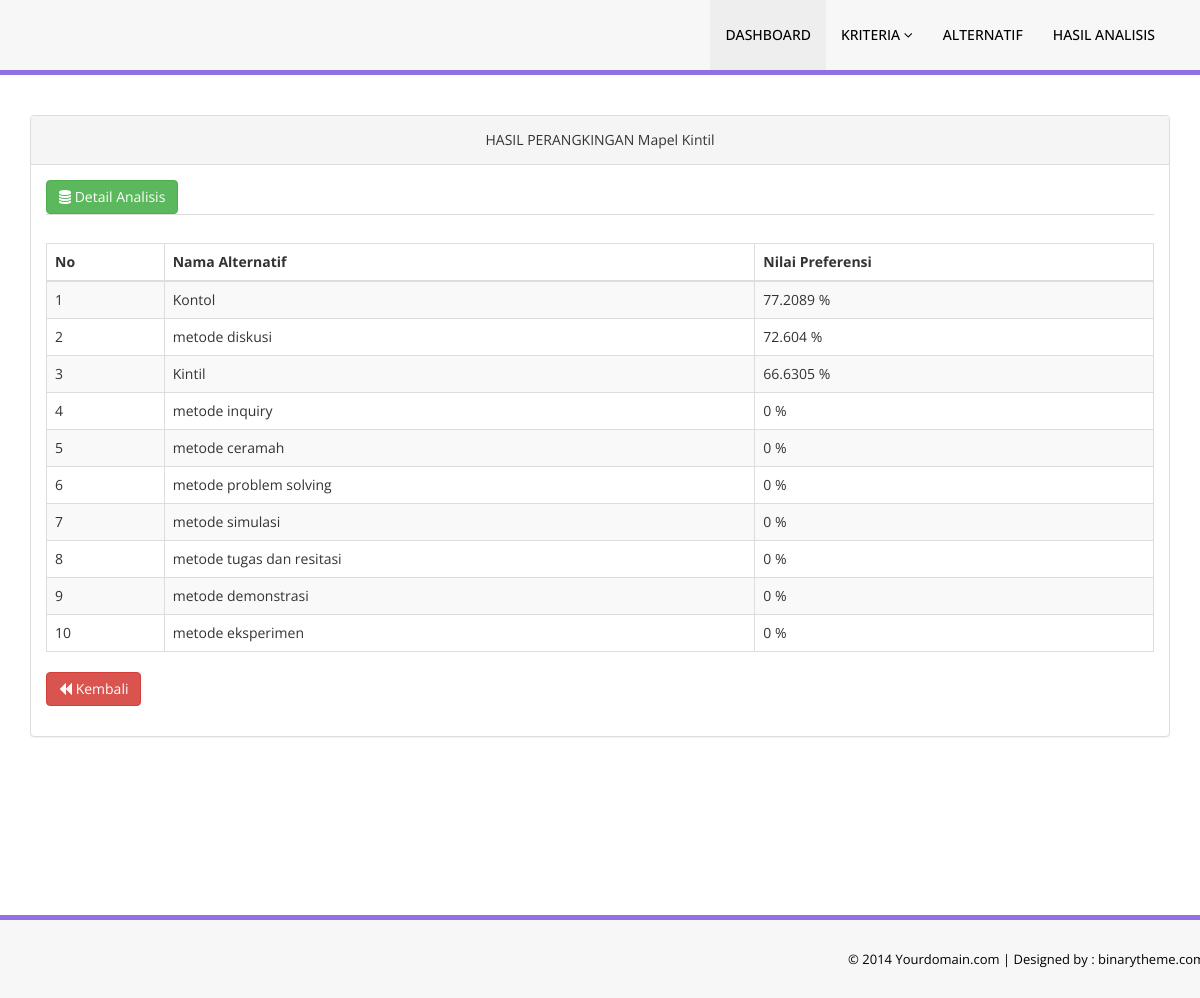
Page /perangkingan.php?id_mapel=5 on the committed database.
### tables this page shows
CREATE TABLE `tab_mata_pelajaran` (
  `id_mapel` int(12) NOT NULL,
  `nama_mapel` varchar(100) NOT NULL,
  `sub_mapel` varchar(100) NOT NULL
);

CREATE TABLE `tab_perangkingan` (
  `id_rangking` int(100) NOT NULL,
  `id_alternatif` int(100) DEFAULT NULL,
  `nilai_preferensi` double(100,9) DEFAULT NULL,
  `id_mapel` int(100) DEFAULT NULL
);

CREATE TABLE `tab_alternatif` (
  `id_alternatif` int(100) NOT NULL,
  `nama_alternatif` varchar(50) NOT NULL,
  `c1` text NOT NULL,
  `c2` text NOT NULL,
  `c3` text NOT NULL,
  `c4` text NOT NULL,
  `c5` text NOT NULL,
  `c6` text NOT NULL,
  `c7` text NOT NULL
);

### perangkingan.php (the view, shortened to what this page needs)
<!DOCTYPE html>
<html xmlns="http://www.w3.org/1999/xhtml">
<?php include "koneksi.php" ?>
<head>
    <link href="assets/css/bootstrap.css" rel="stylesheet" />
    <link href="assets/css/font-awesome.css" rel="stylesheet" />
    <link href="assets/css/style.css" rel="stylesheet" />
</head>
<body>
<?php include "menu.php" ?>
     <div class="content-wrapper">
        <div class="container">
            <div class="row">
                <div class="col-md-12">
                    <div class="panel panel-default">
                        <div class="panel-heading text-center">
                            <?php
                            $id_mapel = $_GET['id_mapel'];
                            $select = $koneksi->query("SELECT * FROM tab_mata_pelajaran where id_mapel = '$id_mapel'");
                            $data_select = $select->fetch_assoc();
                            $mapel = $data_select['nama_mapel'];
                            ?>
                            HASIL PERANGKINGAN Mapel <?php echo $mapel ?>
                        </div>
                        <div class="panel-body">
                            <div class="table-responsive">
                                <ul class="nav nav-tabs">
                                    <a class="btn btn-success" href="detail_analisis.php?id_mapel=<?php echo $id_mapel ?>" ><i class="fa fa-database"></i> Detail Analisis</a>
                                </ul>
                                <br>
                                <table class="table table-striped table-bordered table-hover">
                                    <thead >
                                        <tr>
                                        <th>No</th>
                                        <th>Nama Alternatif</th>
                                        <th>Nilai Preferensi</th>
                                        </tr>
                                    </thead>
                                    <tbody>
                                        <?php
                                        $no = 1 ;
                                        $sql = $koneksi->query("SELECT * FROM tab_perangkingan left join tab_alternatif on tab_alternatif.id_alternatif=tab_perangkingan.id_alternatif where id_mapel = '$id_mapel' ORDER BY nilai_preferensi DESC");
                                        while ($row = $sql->fetch_array()) {
                                        ?>
                                        <tr>
                                            <td><?php echo $no++ ?></td>
                                            <td><?php echo $row['nama_alternatif'] ?></td>
                                            <td><?php echo round(($row[2] * 100),4) ?> %</td>
                                        </tr>
                                        <?php } ?>
                                    </tbody>
                                </table>
                            </div>
                            <div class="form-group">
                                <a href="daftar_hasil_analisis.php"><button type="button" class="btn btn-danger"><i class="fa fa-backward"></i> Kembali </button></a>
                            </div>
                        </div>
                    </div>
                </div>
            </div>
        </div>
    </div>
    <section class="footer-section">
        <div class="container">
            <div class="row">
                <div class="col-md-12">
                   &copy; 2014 Yourdomain.com |<a href="http://www.binarytheme.com/" target="_blank"  > Designed by : binarytheme.com</a>
                </div>
            </div>
        </div>
    </section>
</body>
</html>

### assets/css/style.css (style rules this page uses)
.content-wrapper { margin-top: 40px; min-height:800px; padding-bottom:90px; }
.footer-section { padding:25px 50px 25px 50px; color:#000; font-size:13px; background-color: #f7f7f7; text-align:right; border-top:5px solid #9170E4; }
.footer-section a, .footer-section a:hover { color:#000; }

### rows in the picture
tab_mata_pelajaran: nama_mapel "Kintil"
tab_perangkingan: id_alternatif.nama_alternatif "Kontol", $row[2]*100 "77.2089"
tab_perangkingan: id_alternatif.nama_alternatif "metode diskusi", $row[2]*100 "72.604"
tab_perangkingan: id_alternatif.nama_alternatif "Kintil", $row[2]*100 "66.6305"
tab_perangkingan: id_alternatif.nama_alternatif "metode inquiry", $row[2]*100 "0"
tab_perangkingan: id_alternatif.nama_alternatif "metode ceramah", $row[2]*100 "0"
tab_perangkingan: id_alternatif.nama_alternatif "metode problem solving", $row[2]*100 "0"
tab_perangkingan: id_alternatif.nama_alternatif "metode simulasi", $row[2]*100 "0"
tab_perangkingan: id_alternatif.nama_alternatif "metode tugas dan resitasi", $row[2]*100 "0"
tab_perangkingan: id_alternatif.nama_alternatif "metode demonstrasi", $row[2]*100 "0"
tab_perangkingan: id_alternatif.nama_alternatif "metode eksperimen", $row[2]*100 "0"
